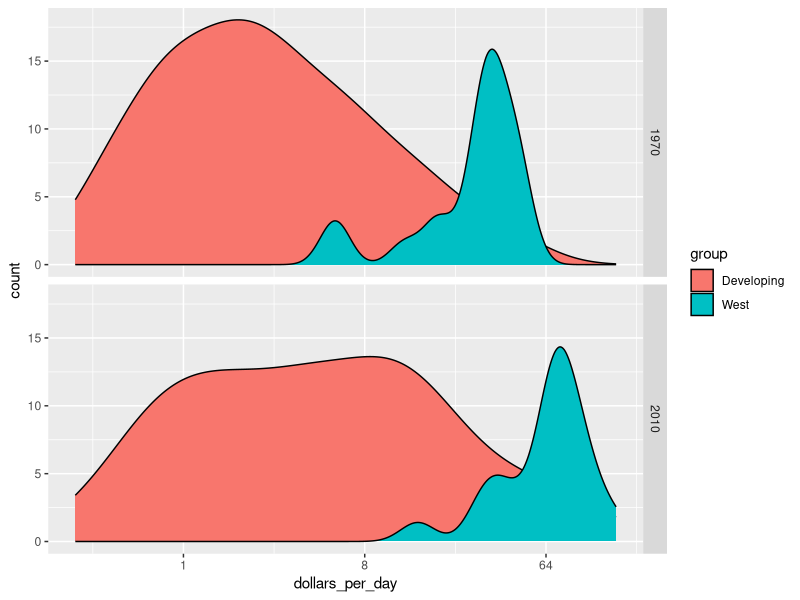
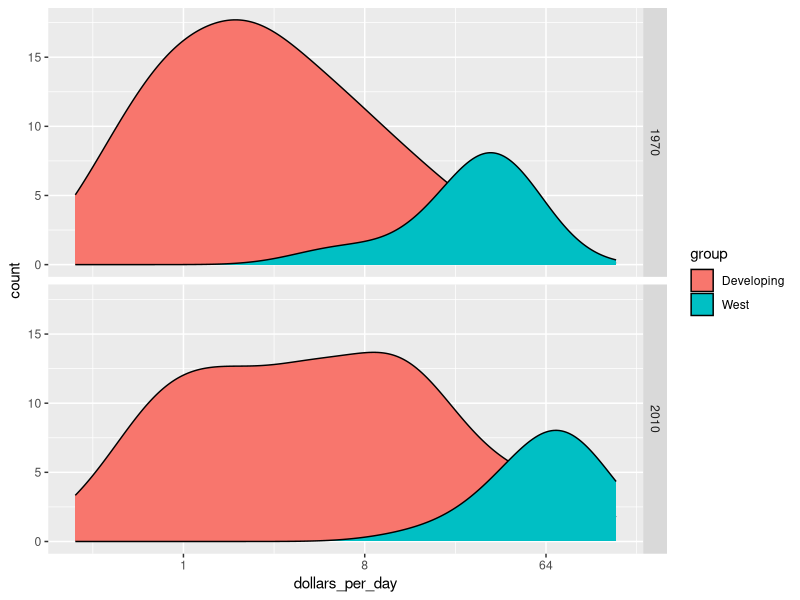
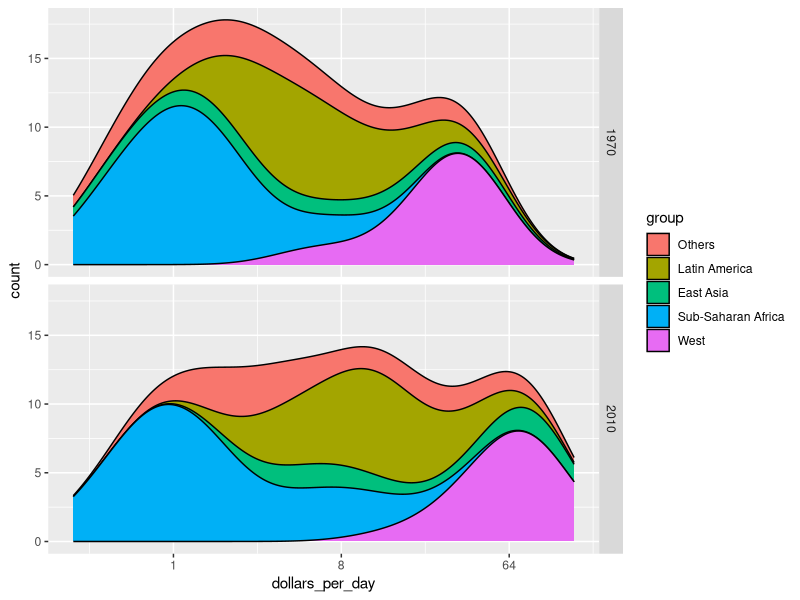
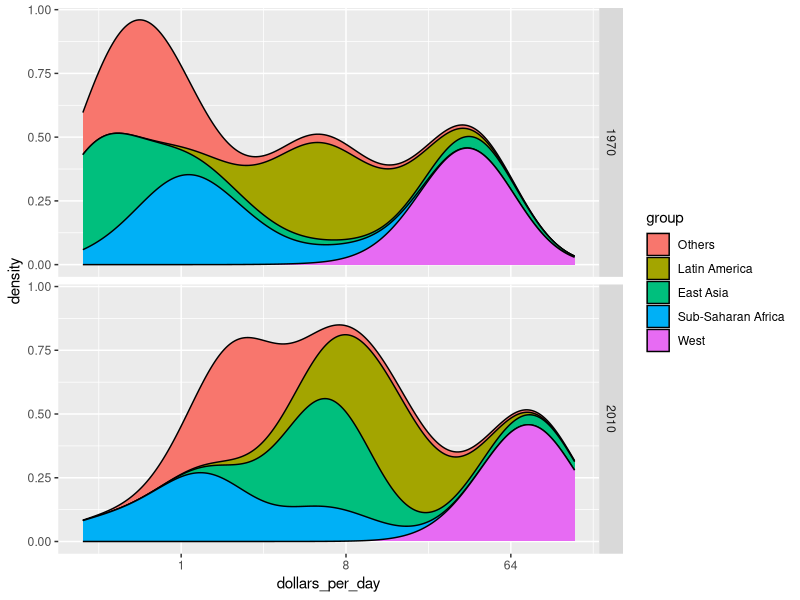

Recreate these plots in R, in order.
rm(list=ls())
library(dslabs)
library(tidyverse) 
data(gapminder)


#--------------------------preparation-----------------------------
gapminder <- gapminder %>%
  mutate(dollars_per_day = gdp/population/365)

west<- c("Western Europe", "Northern Europe", "Southern Europe", "Northern America", "Australia and New Zeland")
west

country_list_1 <- gapminder %>% 
  filter(year==1970 & !is.na(dollars_per_day)) %>% .$country

country_list_2 <- gapminder %>% 
  filter(year==2010 & !is.na(dollars_per_day)) %>% .$country

country_list<- intersect(country_list_1,country_list_2) #creates a matching
country_list

#-------------------------------------------------------

aes(x=dollars_per_day, y=..count..) #this puts count on the y axis (counts the number of countries in the developing and west categories)

gapminder %>%
  filter(year %in% c(1970,2010) & country %in% country_list) %>%
  mutate(group=ifelse(region %in% west, "West", "Developing")) %>%
  ggplot(aes(x=dollars_per_day, y=..count..,fill=group))+ #counts the number of countries in each category so that there doesn't seem to be the same amount of countries, but instead more developing countries than rich countries
  scale_x_continuous(trans="log2")+
  geom_density(alpa=0.2)+
  facet_grid(year~.)

#-------------------------changing bindwith------------------------------

gapminder %>%
  filter(year %in% c(1970,2010) & country %in% country_list) %>%
  mutate(group=ifelse(region %in% west, "West", "Developing")) %>%
  ggplot(aes(x=dollars_per_day, y=..count..,fill=group))+ #counts the number of countries in each category so that there doesn't seem to be the same amount of countries, but instead more developing countries than rich countries
  scale_x_continuous(trans="log2")+
  geom_density(alpa=0.2,bw=0.75)+ #changes the bindwith
  facet_grid(year~.)

#-------------------creating various regions-------------------------
gapminder <- gapminder %>%
  mutate(group = case_when(
    .$region %in% west ~ "West",
    .$region %in% c("Eastern Asia", "South-Eastern Asia") ~ "East Asia",
    .$region %in% c("Caribbean", "Central America", "South America") ~ "Latin America",
    .$continent %in% c("Africa") & region!="Nothern Africa" ~ "Sub-Saharan Africa",
    TRUE ~ "Others"))
    

#-------------------creating factor variable-------------------------
gapminder <- gapminder %>% 
  mutate(group = factor(group, levels= c("Others", "Latin America", "East Asia", "Sub-Saharan Africa", "West")))

#-------------------stacking-------------------------
gapminder %>%
  filter(year %in% c(1970,2010) & country %in% country_list) %>%
  ggplot(aes(x=dollars_per_day, y=..count..,fill=group))+ #counts the number of countries in each category so that there doesn't seem to be the same amount of countries, but instead more developing countries than rich countries
  scale_x_continuous(trans="log2")+
  geom_density(alpa=0.2,bw=0.75,position="stack")+ #the regions stack on each other
  facet_grid(year~.)

#-------------------weight the smooth densities-------------------------
gapminder %>%
  filter(year %in% c(1970,2010) & country %in% country_list) %>%
  group_by(year) %>%
  mutate(weight=population/sum(population)*2) %>%
  ungroup() %>%
  ggplot(aes(x=dollars_per_day, fill=group, weight=weight))+ #counts the number of countries in each category so that there doesn't seem to be the same amount of countries, but instead more developing countries than rich countries
  scale_x_continuous(trans="log2")+
  geom_density(alpa=0.2,bw=0.75,position="stack")+ #the regions stack on each other
  facet_grid(year~.)
